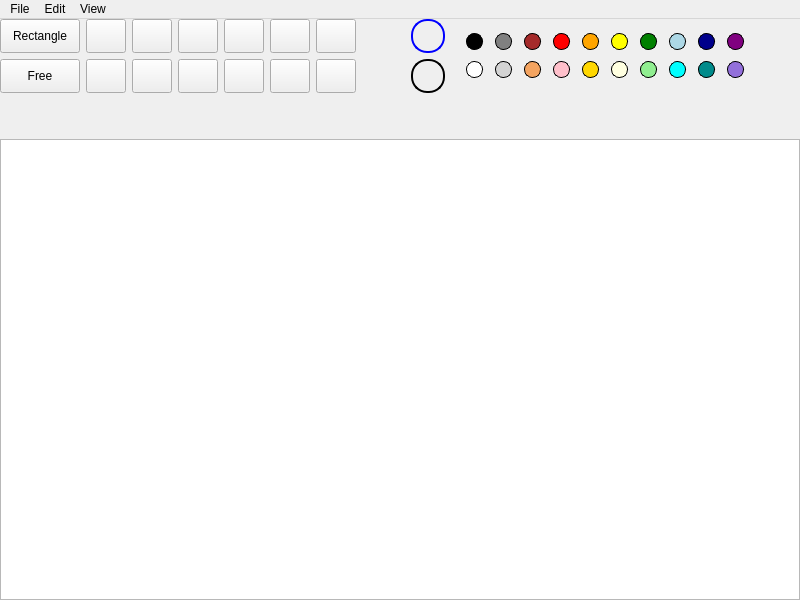
<?xml version="1.0" encoding="UTF-8"?>
<ui version="4.0">
 <class>MainWindow</class>
 <widget class="QMainWindow" name="MainWindow">
  <property name="geometry">
   <rect>
    <x>0</x>
    <y>0</y>
    <width>800</width>
    <height>600</height>
   </rect>
  </property>
  <property name="minimumSize">
   <size>
    <width>800</width>
    <height>600</height>
   </size>
  </property>
  <property name="windowTitle">
   <string>MainWindow</string>
  </property>
  <widget class="QWidget" name="centralidget">
   <property name="sizePolicy">
    <sizepolicy hsizetype="Preferred" vsizetype="Preferred">
     <horstretch>0</horstretch>
     <verstretch>0</verstretch>
    </sizepolicy>
   </property>
   <layout class="QVBoxLayout" name="verticalLayout_2">
    <property name="leftMargin">
     <number>0</number>
    </property>
    <property name="topMargin">
     <number>0</number>
    </property>
    <property name="rightMargin">
     <number>0</number>
    </property>
    <property name="bottomMargin">
     <number>0</number>
    </property>
    <item>
     <layout class="QHBoxLayout" name="horizontalLayout_2">
      <property name="bottomMargin">
       <number>0</number>
      </property>
      <item>
       <layout class="QVBoxLayout" name="verticalLayout_3">
        <property name="topMargin">
         <number>0</number>
        </property>
        <item>
         <widget class="QPushButton" name="pushButton_5">
          <property name="sizePolicy">
           <sizepolicy hsizetype="Fixed" vsizetype="Fixed">
            <horstretch>0</horstretch>
            <verstretch>0</verstretch>
           </sizepolicy>
          </property>
          <property name="minimumSize">
           <size>
            <width>25</width>
            <height>25</height>
           </size>
          </property>
          <property name="maximumSize">
           <size>
            <width>100</width>
            <height>100</height>
           </size>
          </property>
          <property name="toolTip">
           <string>Rectangle Select</string>
          </property>
          <property name="text">
           <string>Rectangle</string>
          </property>
         </widget>
        </item>
        <item>
         <widget class="QPushButton" name="pushButton_4">
          <property name="sizePolicy">
           <sizepolicy hsizetype="Fixed" vsizetype="Fixed">
            <horstretch>0</horstretch>
            <verstretch>0</verstretch>
           </sizepolicy>
          </property>
          <property name="maximumSize">
           <size>
            <width>100</width>
            <height>100</height>
           </size>
          </property>
          <property name="toolTip">
           <string>Free Select</string>
          </property>
          <property name="text">
           <string>Free</string>
          </property>
         </widget>
        </item>
       </layout>
      </item>
      <item>
       <layout class="QGridLayout" name="gridLayout">
        <property name="rightMargin">
         <number>0</number>
        </property>
        <item row="1" column="1">
         <widget class="QPushButton" name="colorPickButton">
          <property name="sizePolicy">
           <sizepolicy hsizetype="Fixed" vsizetype="Fixed">
            <horstretch>0</horstretch>
            <verstretch>0</verstretch>
           </sizepolicy>
          </property>
          <property name="maximumSize">
           <size>
            <width>50</width>
            <height>50</height>
           </size>
          </property>
          <property name="toolTip">
           <string>Color Pick</string>
          </property>
          <property name="text">
           <string/>
          </property>
          <property name="icon">
           <iconset resource="icons.qrc">
            <normaloff>:/new/menuIcons/icons/colorPick.png</normaloff>:/new/menuIcons/icons/colorPick.png</iconset>
          </property>
         </widget>
        </item>
        <item row="1" column="0">
         <widget class="QPushButton" name="brushButton">
          <property name="sizePolicy">
           <sizepolicy hsizetype="Fixed" vsizetype="Fixed">
            <horstretch>0</horstretch>
            <verstretch>0</verstretch>
           </sizepolicy>
          </property>
          <property name="maximumSize">
           <size>
            <width>50</width>
            <height>50</height>
           </size>
          </property>
          <property name="toolTip">
           <string>Brush</string>
          </property>
          <property name="text">
           <string/>
          </property>
          <property name="icon">
           <iconset resource="icons.qrc">
            <normaloff>:/new/menuIcons/icons/eraser.png</normaloff>:/new/menuIcons/icons/eraser.png</iconset>
          </property>
         </widget>
        </item>
        <item row="0" column="0">
         <widget class="QPushButton" name="penButton">
          <property name="sizePolicy">
           <sizepolicy hsizetype="Fixed" vsizetype="Fixed">
            <horstretch>0</horstretch>
            <verstretch>0</verstretch>
           </sizepolicy>
          </property>
          <property name="maximumSize">
           <size>
            <width>50</width>
            <height>50</height>
           </size>
          </property>
          <property name="toolTip">
           <string>Pen</string>
          </property>
          <property name="text">
           <string/>
          </property>
          <property name="icon">
           <iconset resource="icons.qrc">
            <normaloff>:/new/menuIcons/icons/pen.png</normaloff>:/new/menuIcons/icons/pen.png</iconset>
          </property>
         </widget>
        </item>
        <item row="0" column="1">
         <widget class="QPushButton" name="fillButton">
          <property name="sizePolicy">
           <sizepolicy hsizetype="Fixed" vsizetype="Fixed">
            <horstretch>0</horstretch>
            <verstretch>0</verstretch>
           </sizepolicy>
          </property>
          <property name="maximumSize">
           <size>
            <width>50</width>
            <height>50</height>
           </size>
          </property>
          <property name="toolTip">
           <string>Fill</string>
          </property>
          <property name="text">
           <string/>
          </property>
          <property name="icon">
           <iconset resource="icons.qrc">
            <normaloff>:/new/menuIcons/icons/fill.png</normaloff>:/new/menuIcons/icons/fill.png</iconset>
          </property>
         </widget>
        </item>
        <item row="0" column="2">
         <widget class="QPushButton" name="textButton">
          <property name="sizePolicy">
           <sizepolicy hsizetype="Fixed" vsizetype="Fixed">
            <horstretch>0</horstretch>
            <verstretch>0</verstretch>
           </sizepolicy>
          </property>
          <property name="maximumSize">
           <size>
            <width>50</width>
            <height>50</height>
           </size>
          </property>
          <property name="toolTip">
           <string>Add Text</string>
          </property>
          <property name="text">
           <string/>
          </property>
          <property name="icon">
           <iconset resource="icons.qrc">
            <normaloff>:/new/menuIcons/icons/text.png</normaloff>:/new/menuIcons/icons/text.png</iconset>
          </property>
         </widget>
        </item>
        <item row="1" column="2">
         <widget class="QPushButton" name="magnifierButton">
          <property name="sizePolicy">
           <sizepolicy hsizetype="Fixed" vsizetype="Fixed">
            <horstretch>0</horstretch>
            <verstretch>0</verstretch>
           </sizepolicy>
          </property>
          <property name="maximumSize">
           <size>
            <width>50</width>
            <height>50</height>
           </size>
          </property>
          <property name="toolTip">
           <string>Magnifier</string>
          </property>
          <property name="text">
           <string/>
          </property>
          <property name="icon">
           <iconset resource="icons.qrc">
            <normaloff>:/new/menuIcons/icons/magnifier.png</normaloff>:/new/menuIcons/icons/magnifier.png</iconset>
          </property>
         </widget>
        </item>
       </layout>
      </item>
      <item>
       <layout class="QGridLayout" name="gridLayout_2">
        <property name="rightMargin">
         <number>0</number>
        </property>
        <item row="1" column="1">
         <widget class="QPushButton" name="flipVertical">
          <property name="sizePolicy">
           <sizepolicy hsizetype="Fixed" vsizetype="Fixed">
            <horstretch>50</horstretch>
            <verstretch>50</verstretch>
           </sizepolicy>
          </property>
          <property name="minimumSize">
           <size>
            <width>20</width>
            <height>20</height>
           </size>
          </property>
          <property name="maximumSize">
           <size>
            <width>50</width>
            <height>50</height>
           </size>
          </property>
          <property name="sizeIncrement">
           <size>
            <width>20</width>
            <height>20</height>
           </size>
          </property>
          <property name="toolTip">
           <string>Flip Vertical</string>
          </property>
          <property name="text">
           <string/>
          </property>
          <property name="icon">
           <iconset resource="icons.qrc">
            <normaloff>:/new/menuIcons/icons/vertiicalFlip.png</normaloff>:/new/menuIcons/icons/vertiicalFlip.png</iconset>
          </property>
         </widget>
        </item>
        <item row="1" column="0">
         <widget class="QPushButton" name="flipHorizontal">
          <property name="sizePolicy">
           <sizepolicy hsizetype="Fixed" vsizetype="Fixed">
            <horstretch>50</horstretch>
            <verstretch>50</verstretch>
           </sizepolicy>
          </property>
          <property name="minimumSize">
           <size>
            <width>20</width>
            <height>20</height>
           </size>
          </property>
          <property name="maximumSize">
           <size>
            <width>50</width>
            <height>50</height>
           </size>
          </property>
          <property name="sizeIncrement">
           <size>
            <width>20</width>
            <height>20</height>
           </size>
          </property>
          <property name="toolTip">
           <string>Flip Horizontal</string>
          </property>
          <property name="text">
           <string/>
          </property>
          <property name="icon">
           <iconset resource="icons.qrc">
            <normaloff>:/new/menuIcons/icons/horizontalFlip.png</normaloff>:/new/menuIcons/icons/horizontalFlip.png</iconset>
          </property>
         </widget>
        </item>
        <item row="1" column="2">
         <widget class="QPushButton" name="flip">
          <property name="sizePolicy">
           <sizepolicy hsizetype="Fixed" vsizetype="Fixed">
            <horstretch>50</horstretch>
            <verstretch>50</verstretch>
           </sizepolicy>
          </property>
          <property name="minimumSize">
           <size>
            <width>20</width>
            <height>20</height>
           </size>
          </property>
          <property name="maximumSize">
           <size>
            <width>50</width>
            <height>50</height>
           </size>
          </property>
          <property name="sizeIncrement">
           <size>
            <width>20</width>
            <height>20</height>
           </size>
          </property>
          <property name="toolTip">
           <string>Transpose</string>
          </property>
          <property name="text">
           <string/>
          </property>
          <property name="icon">
           <iconset resource="icons.qrc">
            <normaloff>:/new/menuIcons/icons/transpose.png</normaloff>:/new/menuIcons/icons/transpose.png</iconset>
          </property>
         </widget>
        </item>
        <item row="0" column="1">
         <widget class="QPushButton" name="rotateRight">
          <property name="sizePolicy">
           <sizepolicy hsizetype="Fixed" vsizetype="Fixed">
            <horstretch>50</horstretch>
            <verstretch>50</verstretch>
           </sizepolicy>
          </property>
          <property name="minimumSize">
           <size>
            <width>20</width>
            <height>20</height>
           </size>
          </property>
          <property name="maximumSize">
           <size>
            <width>50</width>
            <height>50</height>
           </size>
          </property>
          <property name="sizeIncrement">
           <size>
            <width>20</width>
            <height>20</height>
           </size>
          </property>
          <property name="toolTip">
           <string>Rotate to Right</string>
          </property>
          <property name="text">
           <string/>
          </property>
          <property name="icon">
           <iconset resource="icons.qrc">
            <normaloff>:/new/menuIcons/icons/rotateRight.png</normaloff>:/new/menuIcons/icons/rotateRight.png</iconset>
          </property>
         </widget>
        </item>
        <item row="0" column="2">
         <widget class="QPushButton" name="reverse">
          <property name="sizePolicy">
           <sizepolicy hsizetype="Fixed" vsizetype="Fixed">
            <horstretch>50</horstretch>
            <verstretch>50</verstretch>
           </sizepolicy>
          </property>
          <property name="minimumSize">
           <size>
            <width>20</width>
            <height>20</height>
           </size>
          </property>
          <property name="maximumSize">
           <size>
            <width>50</width>
            <height>50</height>
           </size>
          </property>
          <property name="sizeIncrement">
           <size>
            <width>20</width>
            <height>20</height>
           </size>
          </property>
          <property name="toolTip">
           <string>Reverse</string>
          </property>
          <property name="layoutDirection">
           <enum>Qt::LayoutDirection::LeftToRight</enum>
          </property>
          <property name="text">
           <string/>
          </property>
          <property name="icon">
           <iconset resource="icons.qrc">
            <normaloff>:/new/menuIcons/icons/rotate180.png</normaloff>:/new/menuIcons/icons/rotate180.png</iconset>
          </property>
         </widget>
        </item>
        <item row="0" column="0">
         <widget class="QPushButton" name="rotateLeft">
          <property name="sizePolicy">
           <sizepolicy hsizetype="Fixed" vsizetype="Fixed">
            <horstretch>50</horstretch>
            <verstretch>50</verstretch>
           </sizepolicy>
          </property>
          <property name="minimumSize">
           <size>
            <width>20</width>
            <height>20</height>
           </size>
          </property>
          <property name="maximumSize">
           <size>
            <width>50</width>
            <height>50</height>
           </size>
          </property>
          <property name="sizeIncrement">
           <size>
            <width>30</width>
            <height>30</height>
           </size>
          </property>
          <property name="toolTip">
           <string>Rotate to Left</string>
          </property>
          <property name="text">
           <string/>
          </property>
          <property name="icon">
           <iconset resource="icons.qrc">
            <normaloff>:/new/menuIcons/icons/rotateLeft.png</normaloff>:/new/menuIcons/icons/rotateLeft.png</iconset>
          </property>
         </widget>
        </item>
       </layout>
      </item>
      <item>
       <spacer name="horizontalSpacer_2">
        <property name="orientation">
         <enum>Qt::Orientation::Horizontal</enum>
        </property>
        <property name="sizeHint" stdset="0">
         <size>
          <width>40</width>
          <height>20</height>
         </size>
        </property>
       </spacer>
      </item>
      <item>
       <layout class="QVBoxLayout" name="verticalLayout">
        <property name="leftMargin">
         <number>0</number>
        </property>
        <item>
         <widget class="QRadioButton" name="primaryColor">
          <property name="toolTip">
           <string/>
          </property>
          <property name="styleSheet">
           <string notr="true">QRadioButton::indicator {
            width: 30px; 
            height: 30px;
            border-radius: 16px; 
            border: 2px solid blue;
        }</string>
          </property>
          <property name="text">
           <string/>
          </property>
         </widget>
        </item>
        <item>
         <widget class="QRadioButton" name="secondaryColor">
          <property name="styleSheet">
           <string notr="true">QRadioButton::indicator {
            width: 30px; 
            height: 30px;
            border-radius: 16px; 
            border: 2px solid black;
        }</string>
          </property>
          <property name="text">
           <string/>
          </property>
         </widget>
        </item>
       </layout>
      </item>
      <item>
       <widget class="QWidget" name="widget" native="true">
        <property name="styleSheet">
         <string notr="true">QRadioButton::indicator {
            width: 15px; 
            height: 15px;
            border-radius: 8px; 
            border: 1px solid black;
        }</string>
        </property>
        <layout class="QGridLayout" name="gridLayout_3">
         <property name="rightMargin">
          <number>1</number>
         </property>
         <item row="0" column="5">
          <widget class="QRadioButton" name="yellow">
           <property name="sizePolicy">
            <sizepolicy hsizetype="Fixed" vsizetype="Fixed">
             <horstretch>0</horstretch>
             <verstretch>0</verstretch>
            </sizepolicy>
           </property>
           <property name="styleSheet">
            <string notr="true">QRadioButton::indicator {
            background-color: yellow; 
        }</string>
           </property>
           <property name="text">
            <string/>
           </property>
          </widget>
         </item>
         <item row="0" column="8">
          <widget class="QRadioButton" name="darkBlue">
           <property name="sizePolicy">
            <sizepolicy hsizetype="Fixed" vsizetype="Fixed">
             <horstretch>0</horstretch>
             <verstretch>0</verstretch>
            </sizepolicy>
           </property>
           <property name="styleSheet">
            <string notr="true">QRadioButton::indicator {
            background-color: darkBlue; 
        }</string>
           </property>
           <property name="text">
            <string/>
           </property>
          </widget>
         </item>
         <item row="1" column="9">
          <widget class="QRadioButton" name="mediumPurple">
           <property name="sizePolicy">
            <sizepolicy hsizetype="Fixed" vsizetype="Fixed">
             <horstretch>0</horstretch>
             <verstretch>0</verstretch>
            </sizepolicy>
           </property>
           <property name="styleSheet">
            <string notr="true">QRadioButton::indicator {
            background-color: mediumPurple; 
        }</string>
           </property>
           <property name="text">
            <string/>
           </property>
          </widget>
         </item>
         <item row="0" column="3">
          <widget class="QRadioButton" name="red">
           <property name="sizePolicy">
            <sizepolicy hsizetype="Fixed" vsizetype="Fixed">
             <horstretch>0</horstretch>
             <verstretch>0</verstretch>
            </sizepolicy>
           </property>
           <property name="styleSheet">
            <string notr="true">QRadioButton::indicator {
            background-color: red; 
        }</string>
           </property>
           <property name="text">
            <string/>
           </property>
          </widget>
         </item>
         <item row="1" column="3">
          <widget class="QRadioButton" name="pink">
           <property name="sizePolicy">
            <sizepolicy hsizetype="Fixed" vsizetype="Fixed">
             <horstretch>0</horstretch>
             <verstretch>0</verstretch>
            </sizepolicy>
           </property>
           <property name="styleSheet">
            <string notr="true">QRadioButton::indicator {
            background-color: pink; 
        }</string>
           </property>
           <property name="text">
            <string/>
           </property>
          </widget>
         </item>
         <item row="1" column="0">
          <widget class="QRadioButton" name="whiteRbutton">
           <property name="styleSheet">
            <string notr="true">QRadioButton::indicator {
            background-color: white; 
        }</string>
           </property>
           <property name="text">
            <string/>
           </property>
          </widget>
         </item>
         <item row="1" column="1">
          <widget class="QRadioButton" name="lightGrey">
           <property name="sizePolicy">
            <sizepolicy hsizetype="Fixed" vsizetype="Fixed">
             <horstretch>0</horstretch>
             <verstretch>0</verstretch>
            </sizepolicy>
           </property>
           <property name="styleSheet">
            <string notr="true">QRadioButton::indicator {
            background-color: lightGrey; 
        }</string>
           </property>
           <property name="text">
            <string/>
           </property>
          </widget>
         </item>
         <item row="0" column="4">
          <widget class="QRadioButton" name="orange">
           <property name="sizePolicy">
            <sizepolicy hsizetype="Fixed" vsizetype="Fixed">
             <horstretch>0</horstretch>
             <verstretch>0</verstretch>
            </sizepolicy>
           </property>
           <property name="styleSheet">
            <string notr="true">QRadioButton::indicator {
            background-color: orange; 
        }</string>
           </property>
           <property name="text">
            <string/>
           </property>
          </widget>
         </item>
         <item row="1" column="6">
          <widget class="QRadioButton" name="lightGreen">
           <property name="sizePolicy">
            <sizepolicy hsizetype="Fixed" vsizetype="Fixed">
             <horstretch>0</horstretch>
             <verstretch>0</verstretch>
            </sizepolicy>
           </property>
           <property name="styleSheet">
            <string notr="true">QRadioButton::indicator {
            background-color: lightGreen; 
        }</string>
           </property>
           <property name="text">
            <string/>
           </property>
          </widget>
         </item>
         <item row="0" column="7">
          <widget class="QRadioButton" name="lightBlue">
           <property name="sizePolicy">
            <sizepolicy hsizetype="Fixed" vsizetype="Fixed">
             <horstretch>0</horstretch>
             <verstretch>0</verstretch>
            </sizepolicy>
           </property>
           <property name="styleSheet">
            <string notr="true">QRadioButton::indicator {
            background-color: lightBlue; 
        }</string>
           </property>
           <property name="text">
            <string/>
           </property>
          </widget>
         </item>
         <item row="1" column="5">
          <widget class="QRadioButton" name="lightYellow">
           <property name="sizePolicy">
            <sizepolicy hsizetype="Fixed" vsizetype="Fixed">
             <horstretch>0</horstretch>
             <verstretch>0</verstretch>
            </sizepolicy>
           </property>
           <property name="styleSheet">
            <string notr="true">QRadioButton::indicator {
            background-color: lightYellow; 
        }</string>
           </property>
           <property name="text">
            <string/>
           </property>
          </widget>
         </item>
         <item row="0" column="1">
          <widget class="QRadioButton" name="grey">
           <property name="sizePolicy">
            <sizepolicy hsizetype="Fixed" vsizetype="Fixed">
             <horstretch>0</horstretch>
             <verstretch>0</verstretch>
            </sizepolicy>
           </property>
           <property name="styleSheet">
            <string notr="true">QRadioButton::indicator {
            background-color: grey; 
        }</string>
           </property>
           <property name="text">
            <string/>
           </property>
          </widget>
         </item>
         <item row="0" column="2">
          <widget class="QRadioButton" name="brown">
           <property name="sizePolicy">
            <sizepolicy hsizetype="Fixed" vsizetype="Fixed">
             <horstretch>0</horstretch>
             <verstretch>0</verstretch>
            </sizepolicy>
           </property>
           <property name="styleSheet">
            <string notr="true">QRadioButton::indicator {
            background-color: brown; 
        }</string>
           </property>
           <property name="text">
            <string/>
           </property>
          </widget>
         </item>
         <item row="0" column="9">
          <widget class="QRadioButton" name="purple">
           <property name="sizePolicy">
            <sizepolicy hsizetype="Fixed" vsizetype="Fixed">
             <horstretch>0</horstretch>
             <verstretch>0</verstretch>
            </sizepolicy>
           </property>
           <property name="styleSheet">
            <string notr="true">QRadioButton::indicator {
            background-color: purple; 
        }</string>
           </property>
           <property name="text">
            <string/>
           </property>
          </widget>
         </item>
         <item row="0" column="6">
          <widget class="QRadioButton" name="green">
           <property name="sizePolicy">
            <sizepolicy hsizetype="Fixed" vsizetype="Fixed">
             <horstretch>0</horstretch>
             <verstretch>0</verstretch>
            </sizepolicy>
           </property>
           <property name="styleSheet">
            <string notr="true">QRadioButton::indicator {
            background-color: green; 
        }</string>
           </property>
           <property name="text">
            <string/>
           </property>
          </widget>
         </item>
         <item row="1" column="2">
          <widget class="QRadioButton" name="sandyBrown">
           <property name="sizePolicy">
            <sizepolicy hsizetype="Fixed" vsizetype="Fixed">
             <horstretch>0</horstretch>
             <verstretch>0</verstretch>
            </sizepolicy>
           </property>
           <property name="styleSheet">
            <string notr="true">QRadioButton::indicator {
            background-color: sandyBrown; 
        }</string>
           </property>
           <property name="text">
            <string/>
           </property>
          </widget>
         </item>
         <item row="1" column="8">
          <widget class="QRadioButton" name="darkCyan">
           <property name="sizePolicy">
            <sizepolicy hsizetype="Fixed" vsizetype="Fixed">
             <horstretch>0</horstretch>
             <verstretch>0</verstretch>
            </sizepolicy>
           </property>
           <property name="styleSheet">
            <string notr="true">QRadioButton::indicator {
            background-color: darkCyan; 
        }</string>
           </property>
           <property name="text">
            <string/>
           </property>
          </widget>
         </item>
         <item row="1" column="7">
          <widget class="QRadioButton" name="cyan">
           <property name="sizePolicy">
            <sizepolicy hsizetype="Fixed" vsizetype="Fixed">
             <horstretch>0</horstretch>
             <verstretch>0</verstretch>
            </sizepolicy>
           </property>
           <property name="styleSheet">
            <string notr="true">QRadioButton::indicator {
            background-color: cyan; 
        }</string>
           </property>
           <property name="text">
            <string/>
           </property>
          </widget>
         </item>
         <item row="0" column="0">
          <widget class="QRadioButton" name="blackRbutton">
           <property name="styleSheet">
            <string notr="true">QRadioButton::indicator {
            background-color: black; 
        }</string>
           </property>
           <property name="text">
            <string/>
           </property>
          </widget>
         </item>
         <item row="1" column="4">
          <widget class="QRadioButton" name="gold">
           <property name="sizePolicy">
            <sizepolicy hsizetype="Fixed" vsizetype="Fixed">
             <horstretch>0</horstretch>
             <verstretch>0</verstretch>
            </sizepolicy>
           </property>
           <property name="styleSheet">
            <string notr="true">QRadioButton::indicator {
            background-color: gold; 
        }</string>
           </property>
           <property name="text">
            <string/>
           </property>
          </widget>
         </item>
        </layout>
       </widget>
      </item>
      <item>
       <spacer name="horizontalSpacer_3">
        <property name="orientation">
         <enum>Qt::Orientation::Horizontal</enum>
        </property>
        <property name="sizeHint" stdset="0">
         <size>
          <width>40</width>
          <height>20</height>
         </size>
        </property>
       </spacer>
      </item>
     </layout>
    </item>
    <item>
     <spacer name="verticalSpacer">
      <property name="orientation">
       <enum>Qt::Orientation::Vertical</enum>
      </property>
      <property name="sizeType">
       <enum>QSizePolicy::Policy::Minimum</enum>
      </property>
      <property name="sizeHint" stdset="0">
       <size>
        <width>20</width>
        <height>40</height>
       </size>
      </property>
     </spacer>
    </item>
    <item>
     <widget class="CustomView" name="graphicsView">
      <property name="sizePolicy">
       <sizepolicy hsizetype="Fixed" vsizetype="Expanding">
        <horstretch>20</horstretch>
        <verstretch>20</verstretch>
       </sizepolicy>
      </property>
      <property name="minimumSize">
       <size>
        <width>20</width>
        <height>20</height>
       </size>
      </property>
      <property name="maximumSize">
       <size>
        <width>1920</width>
        <height>1080</height>
       </size>
      </property>
      <property name="sizeIncrement">
       <size>
        <width>20</width>
        <height>20</height>
       </size>
      </property>
      <property name="styleSheet">
       <string notr="true"/>
      </property>
     </widget>
    </item>
   </layout>
  </widget>
  <widget class="QMenuBar" name="menuBar_2">
   <property name="geometry">
    <rect>
     <x>0</x>
     <y>0</y>
     <width>800</width>
     <height>26</height>
    </rect>
   </property>
   <widget class="QMenu" name="menuFile">
    <property name="title">
     <string>File</string>
    </property>
    <addaction name="actionNew"/>
    <addaction name="separator"/>
    <addaction name="actionOpen"/>
    <addaction name="separator"/>
    <addaction name="actionSave"/>
    <addaction name="separator"/>
   </widget>
   <widget class="QMenu" name="menuEdit">
    <property name="title">
     <string>Edit</string>
    </property>
    <addaction name="actionCopy"/>
    <addaction name="separator"/>
    <addaction name="actionPaste"/>
    <addaction name="separator"/>
   </widget>
   <widget class="QMenu" name="menuView">
    <property name="title">
     <string>View</string>
    </property>
   </widget>
   <addaction name="menuFile"/>
   <addaction name="menuEdit"/>
   <addaction name="menuView"/>
  </widget>
  <action name="actionNew">
   <property name="icon">
    <iconset theme="QIcon::ThemeIcon::DocumentNew"/>
   </property>
   <property name="text">
    <string>New</string>
   </property>
   <property name="toolTip">
    <string>New </string>
   </property>
   <property name="shortcut">
    <string>Ctrl+N</string>
   </property>
  </action>
  <action name="actionOpen">
   <property name="icon">
    <iconset theme="QIcon::ThemeIcon::DocumentOpen"/>
   </property>
   <property name="text">
    <string>Open</string>
   </property>
   <property name="shortcut">
    <string>Ctrl+O</string>
   </property>
  </action>
  <action name="actionSave">
   <property name="icon">
    <iconset theme="QIcon::ThemeIcon::DocumentSave"/>
   </property>
   <property name="text">
    <string>Save</string>
   </property>
   <property name="shortcut">
    <string>Ctrl+S</string>
   </property>
  </action>
  <action name="actionCopy">
   <property name="icon">
    <iconset theme="QIcon::ThemeIcon::EditCopy"/>
   </property>
   <property name="text">
    <string>Copy</string>
   </property>
   <property name="shortcut">
    <string>Ctrl+C</string>
   </property>
  </action>
  <action name="actionPaste">
   <property name="icon">
    <iconset theme="QIcon::ThemeIcon::EditPaste"/>
   </property>
   <property name="text">
    <string>Paste</string>
   </property>
   <property name="shortcut">
    <string>Ctrl+V</string>
   </property>
  </action>
 </widget>
 <customwidgets>
  <customwidget>
   <class>CustomView</class>
   <extends>QGraphicsView</extends>
   <header>customview.h</header>
  </customwidget>
 </customwidgets>
 <resources>
  <include location="icons.qrc"/>
 </resources>
 <connections/>
</ui>
